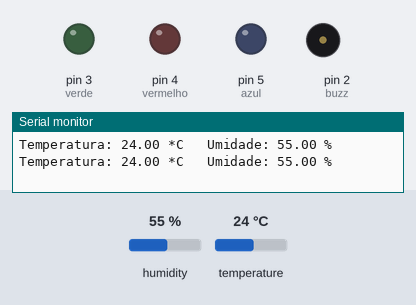
A sketch run on a simulated Arduino Uno, built with avr-gcc and run on an emulated ATmega328P. On the bench: output pins drawn as LEDs (lit = HIGH), buzzer (waves = sounding), the last lines printed to the serial monitor. Inputs (shaded band) come from the test bench; at power-on: temperature 24 °C, humidity 55 %.

Above: at 5.6 s.
5.7 s: temperature set to 20 °C
At 8.0 s:
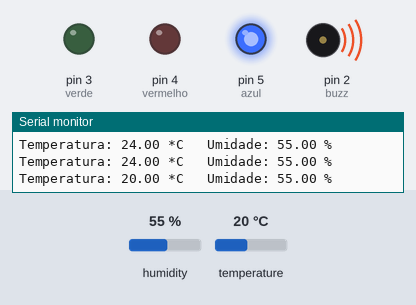
13.6 s: temperature set to 28 °C
At 17.0 s:
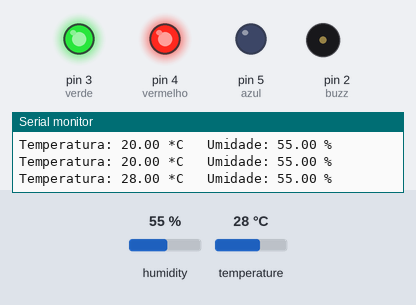
21.5 s: temperature set to 12 °C
At 23.3 s:
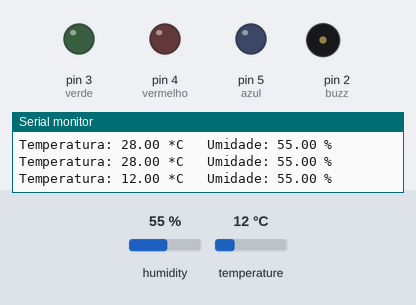
29.4 s: temperature set to 33 °C
At 31.4 s:
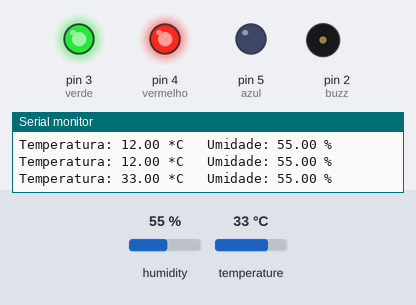
Timing chart, 0 to 38.3 s (numbered marks = the images above; inputs shaded):
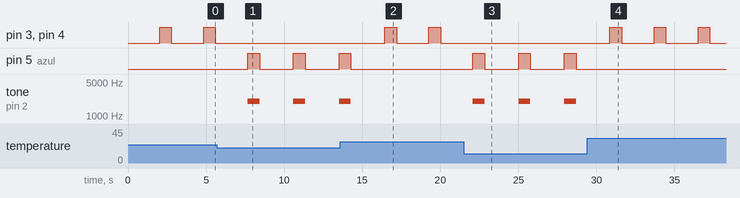

The sketch:

sensor_de_umidade.ino
```cpp
#include <Adafruit_Sensor.h>


/*******************************************************************************
* Kit Iniciante para Arduino v8 - Utilizando o DHT11
* Mostrar os valores de Tempartura e Umidade no Monitor Serial.
*******************************************************************************/

// Inclui a biblioteca DHT que possui as funções dos sensores do tipo DHT
#include "DHT.h"

const int pino_dht = 13; // pino onde o sensor DHT está conectado
float temperatura; // variável para armazenar o valor de temperatura
float umidade; // variável para armazenar o valor de umidade
DHT dht(pino_dht, DHT11); // define o pino e o tipo de DHT

int buzz = 2;
int verde = 3;
int vermelho = 4;
int azul =5;

void setup() {
  // Inicia e configura a Serial
  Serial.begin(9600); // 9600bps
  pinMode(buzz,OUTPUT);
  pinMode(verde,OUTPUT);
  pinMode(vermelho,OUTPUT);
  pinMode(azul,OUTPUT);
  dht.begin(); // inicializa o sensor DHT
}

void loop() {
  // Aguarda alguns segundos entre uma leitura e outra
  delay(2000); // 2 segundos (Datasheet)

  // A leitura da temperatura ou umidade pode levar 250ms
  // O atraso do sensor pode chegar a 2 segundos
  temperatura = dht.readTemperature(); // lê a temperatura em Celsius
  umidade = dht.readHumidity(); // lê a umidade

  // Se ocorreu alguma falha durante a leitura
  if (isnan(umidade) || isnan(temperatura)) {
    Serial.println("Falha na leitura do Sensor DHT!");
  }
  else { // Se não
    // Imprime o valor de temperatura
    Serial.print("Temperatura: ");
    Serial.print(temperatura);
    Serial.print(" *C ");

    Serial.print("\t"); // tabulação

    // Imprime o valor de umidade
    Serial.print("Umidade: ");
    Serial.print(umidade);
    Serial.print(" %\t");

    Serial.println(); // nova linha
  }
  if (temperatura <= 21.9){
  tone(buzz, 2000);
  digitalWrite(azul,HIGH);
  delay(750);

  noTone(buzz);

  digitalWrite(azul,LOW);
  delay(150);
  }
  else{
    if (temperatura >=22){
    digitalWrite(vermelho,HIGH);
    digitalWrite(verde,HIGH);
    delay(750);

    digitalWrite(vermelho,LOW);
    digitalWrite(verde,LOW);
    delay(50);
    }
  }
}
```

Measured:
- the behaviour switches between 22 and 21 °C on temperature (found by bisection; images 0 and 1)
- after the input at 5.7 s, pin 3 (verde), pin 4 (vermelho): stops changing and stays LOW; pin 5 (azul): alternates HIGH for 0.75 s and LOW for 2.2 s, starting after 2.0 s; tone on pin 2 (buzz): alternates 2000 Hz for 0.75 s and silent for 2.2 s, starting after 2.0 s
- after the input at 13.6 s, pin 3 (verde), pin 4 (vermelho): alternates HIGH for 0.75 s and LOW for 2.1 s, starting after 2.8 s; pin 5 (azul): goes on until 14.3 s, then stays LOW; tone on pin 2 (buzz): goes on until 14.3 s, then stays silent
- after the input at 21.5 s, pin 3 (verde), pin 4 (vermelho): stops changing and stays LOW; pin 5 (azul): alternates HIGH for 0.75 s and LOW for 2.2 s, starting after 0.60 s; tone on pin 2 (buzz): alternates 2000 Hz for 0.75 s and silent for 2.2 s, starting after 0.60 s
- after the input at 29.4 s, pin 3 (verde), pin 4 (vermelho): alternates HIGH for 0.75 s and LOW for 2.1 s, starting after 1.5 s; pin 5 (azul): stops changing and stays LOW; tone on pin 2 (buzz): stops changing and stays silent
- by itself, pin 3 (verde), pin 4 (vermelho): alternates HIGH for 0.75 s and LOW for 2.1 s
